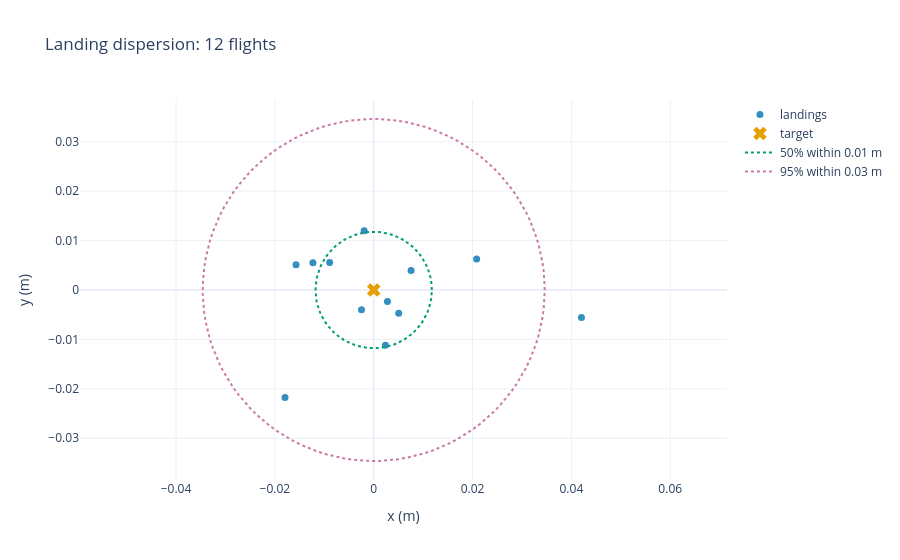

This figure's notebook cell:
### Code cell
fig_landing = plot_landing_dispersion(samples[:, :2], title="Landing dispersion: 12 flights")
fig_landing.show()
